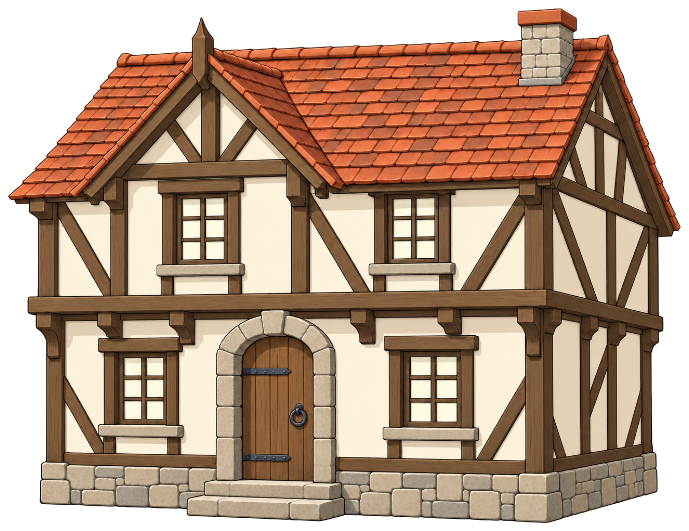
#> input picture Assets/Images/Village/PartsPilot/inn.png, 689 x 531 px, found by its file name
$ python village_window_glow.py
#> lines starting #> are read from the running program, lines starting #| are printed output that depends on the picture
"""영지 건물의 「밤 창문」 그림을 만든다 (2026-10-17, 밤 분위기).

색으로 창유리를 찾는 방식은 지붕·이끼·노란 버섯까지 켜 버려서, 창 자리를 그림을 보고 손으로 적었다.
아래 WINDOWS의 상자는 **건물 PNG(2배 그림) 픽셀**이다. 상자 안에서 창틀(갈색 나무)은 빼고 유리만 따뜻하게 칠하고,
둘레를 은은하게 번지게 한 그림을 원본과 같은 크기로 Night/에 저장한다. Unity는 같은 피벗으로 건물 위에 겹치고 밤에만 켠다.

그림이 바뀌면 상자를 다시 잰다. 쓰는 법: python -I Tools/village_window_glow.py
"""
import colorsys
import json
import os
import sys

from PIL import Image, ImageDraw, ImageFilter

ROOT = os.path.join('Assets', 'Images', 'Village', 'Full')
OUT = os.path.join(ROOT, 'Night')
WARM = (255, 196, 110)

# 잰 화면이 원본보다 작게 보였던 건물은 (표시 너비, 상자들)로 적고 원본 너비에 맞춰 늘린다.
# 'e'가 붙은 상자는 둥근 창이다.
WINDOWS = {
    'inn.png': (1100, [(355, 270, 420, 360), (620, 330, 675, 410), (160, 375, 210, 440), (150, 570, 205, 660),
                       (615, 560, 670, 655), (985, 345, 1020, 430)]),
    'manor.png': (801, [(350, 245, 385, 305), (110, 425, 145, 525), (170, 425, 205, 525), (310, 395, 350, 490),
                        (380, 395, 420, 490), (545, 410, 580, 515), (610, 410, 648, 515), (100, 650, 140, 770),
                        (165, 650, 205, 770), (545, 640, 580, 765), (610, 640, 650, 765)]),
    'guild.png': (981, [(345, 185, 405, 255), (270, 375, 440, 470), (615, 370, 670, 470), (230, 650, 365, 765),
                        (860, 405, 885, 505), (830, 675, 855, 760)]),
    'smith.png': (1100, [(340, 270, 375, 335), (975, 545, 1000, 655)]),
    'human_a.png': (833, [(325, 155, 370, 215), (135, 440, 180, 495), (555, 445, 605, 500)]),
    'human_b.png': (1100, [(165, 410, 235, 505), (675, 415, 745, 510)]),
    'human_c.png': (693, [(255, 225, 295, 285), (110, 485, 145, 545), (455, 475, 490, 540), (620, 490, 640, 560)]),
    'stone_0.png': (864, [(545, 445, 610, 530)]),
    'stone_1.png': (630, [(100, 335, 133, 378), (540, 380, 560, 418)]),
    'stone_2.png': (1100, [(175, 425, 210, 500), (725, 420, 770, 500), (965, 455, 990, 535)]),
    'elf_0.png': (644, [(365, 300, 410, 430, 'e'), (85, 690, 135, 800, 'e'), (520, 700, 560, 805, 'e'),
                        (495, 520, 525, 585, 'e')]),
    'elf_1.png': (629, [(225, 365, 305, 445, 'e'), (80, 615, 140, 715, 'e'), (405, 490, 450, 555, 'e'),
                        (520, 640, 550, 710, 'e')]),
    'elf_2.png': (714, [(150, 590, 215, 700, 'e'), (485, 580, 560, 700, 'e'), (330, 395, 430, 440, 'e')]),
    'fairy_0.png': (None, [(200, 165, 240, 222, 'e')]),
    'fairy_1.png': (None, [(216, 194, 264, 256, 'e')]),
    'fairy_2.png': (None, [(247, 141, 297, 206, 'e'), (145, 169, 182, 206, 'e')]),
    'fairy_3.png': (None, [(77, 185, 127, 237, 'e')]),
    'fairy_4.png': (None, [(222, 181, 260, 237, 'e')]),
}


def is_wood(r, g, b):
    hue, sat, val = colorsys.rgb_to_hsv(r / 255, g / 255, b / 255)
    return hue < 0.12 and sat > 0.35 and val < 0.5


def build(name, shown_width, boxes):
#> called with name = 'inn.png', shown_width = 1100
    im = Image.open(os.path.join(ROOT, name)).convert('RGBA')
#> im is the input picture: PIL image 689x531 RGBA; mean R, G, B, A 127.1, 100.3, 79.9, 197.8
    w, h = im.size
#> w = 689; h = 531
    scale = 1.0 if shown_width is None else w / shown_width
#> scale = 0.626
    shape = Image.new('L', (w, h), 0)
#> shape: PIL image 689x531 L; every value is 0
    draw = ImageDraw.Draw(shape)
    centers = []
    for box in boxes:
        x0, y0, x1, y1 = [round(v * scale) for v in box[:4]]
        if len(box) > 4:
            draw.ellipse((x0, y0, x1, y1), fill=255)
        else:
            draw.rounded_rectangle((x0, y0, x1, y1), radius=max(2, (x1 - x0) // 8), fill=255)
        centers.append([(x0 + x1) // 2, (y0 + y1) // 2])
#> after the loop, centers = [[242, 197], [405, 232], [116, 255], [111, 385], [402, 380], [628, 242]]
    # 창틀·창살(갈색 나무)과 그림 밖은 켜지 않는다. 유리만 밝힌다.
    px = im.load()
    sp = shape.load()
    for y in range(h):
        for x in range(w):
            if sp[x, y] == 0:
                continue
            r, g, b, a = px[x, y]
            if a < 250 or is_wood(r, g, b) is True:
                sp[x, y] = 0
    halo = shape.filter(ImageFilter.MaxFilter(7)).filter(ImageFilter.GaussianBlur(12)).point(lambda v: int(v * 0.5))
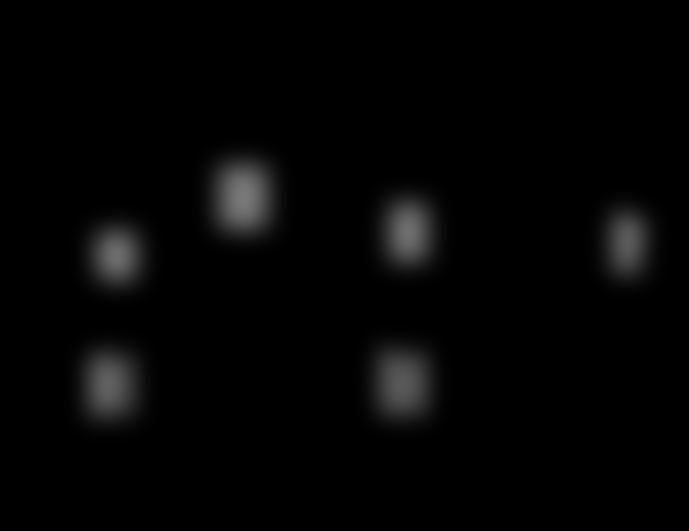
#> halo: PIL image 689x531 L; min 0, max 120, mean 4.4
    alpha = Image.composite(shape.point(lambda v: int(v * 0.92)), halo, shape)
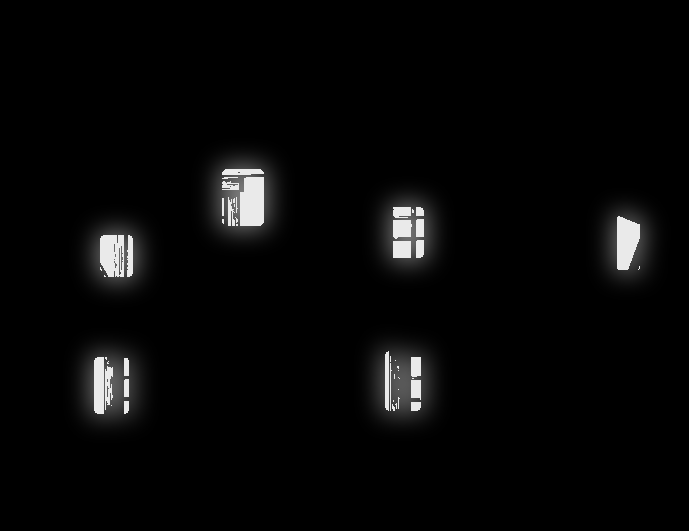
#> alpha: PIL image 689x531 L; min 0, max 234, mean 7.2
    alpha = Image.composite(alpha, Image.new('L', (w, h), 0), im.getchannel('A'))
    glow = Image.new('RGBA', (w, h), WARM + (0,))
    glow.putalpha(alpha)
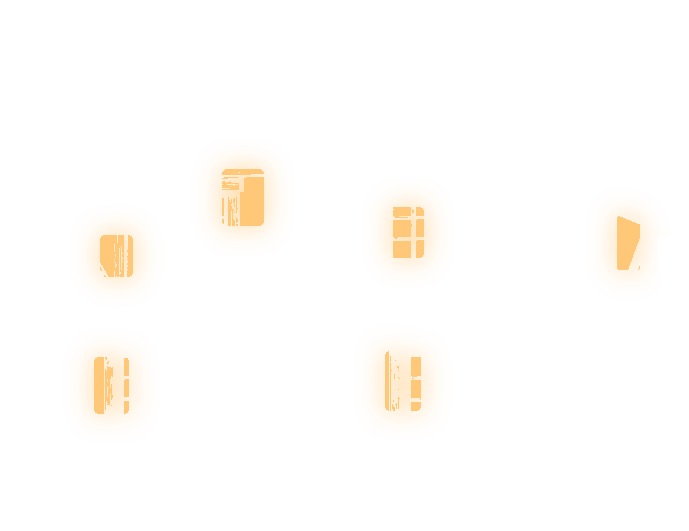
#> glow: PIL image 689x531 RGBA; mean R, G, B, A 255, 196, 110, 7.2; transparent parts drawn white
    return glow, centers


def main():
    os.makedirs(OUT, exist_ok=True)
    summary = {}
    for name, (shown, boxes) in WINDOWS.items():
        glow, centers = build(name, shown, boxes)
        glow.save(os.path.join(OUT, name.replace('.png', '_night.png')))
        summary[name] = {'windows': len(centers), 'centers': centers}
#> pass 2 of the loop in main, `for name, (shown, boxes) in WINDOWS.items():`:
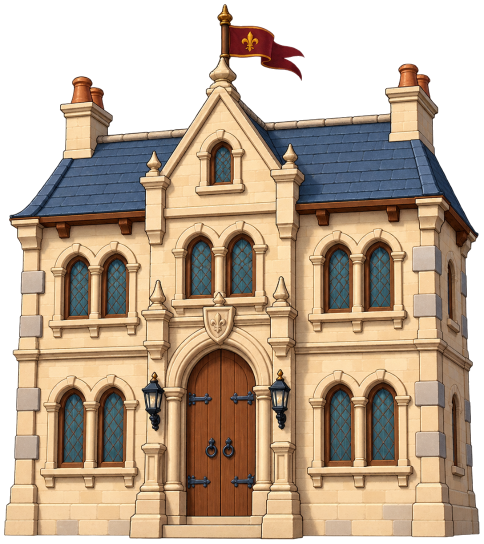
#> input picture Assets/Images/Village/Full/manor.png, 968 x 1087 px, found by its file name (shown at 1/2 size)
#> in build, im is the input picture: PIL image 968x1087 RGBA; mean R, G, B, A 120.6, 101.1, 80.8, 184.9
#> shape: PIL image 968x1087 L; every value is 0
#> after the loop in build (call 2), `for box in boxes:`: centers = [[444, 332], [154, 574], [226, 574], [399, 534], [483, 534], [680, 558], [760, 558], [145, 858], [223, 858], [680, 848], [761, 848]]
#> halo: PIL image 968x1087 L
#> in build (call 2), `alpha = Image.composite(shape.point(lambda v: int(v * 0.92)), halo, sh..`:
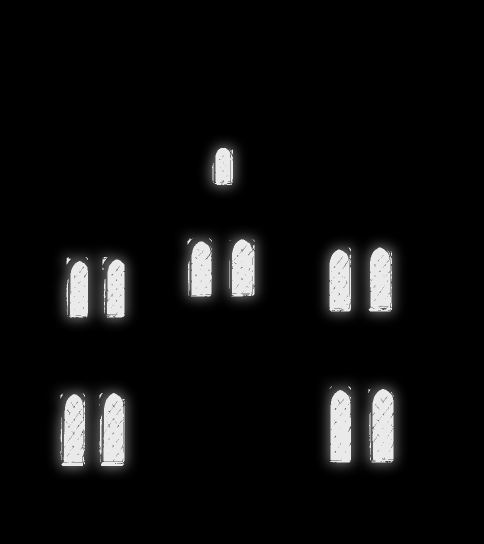
#> alpha: PIL image 968x1087 L (shown at 1/2 size); min 0, max 234, mean 14.7
#> in build (call 2), `glow.putalpha(alpha)`:
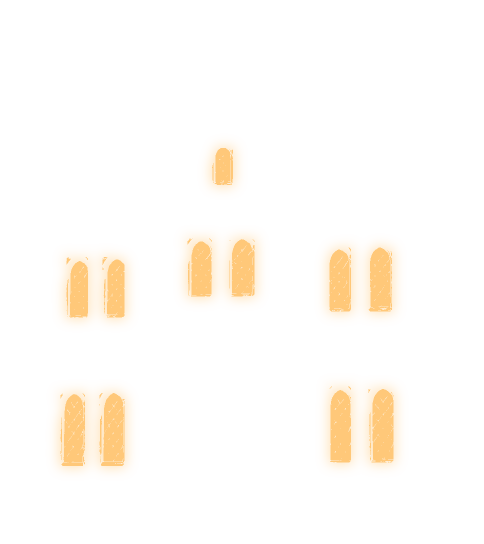
#> glow: PIL image 968x1087 RGBA (shown at 1/2 size); mean R, G, B, A 255, 196, 110, 14.7; transparent parts drawn white
    with open(os.path.join(OUT, 'windows.json'), 'w', encoding='utf-8') as f:
        json.dump(summary, f, ensure_ascii=False, indent=1)
    print(len(summary), 'buildings')


if __name__ == '__main__':
#> (the run stopped early here; a loop or call above may not have finished)
